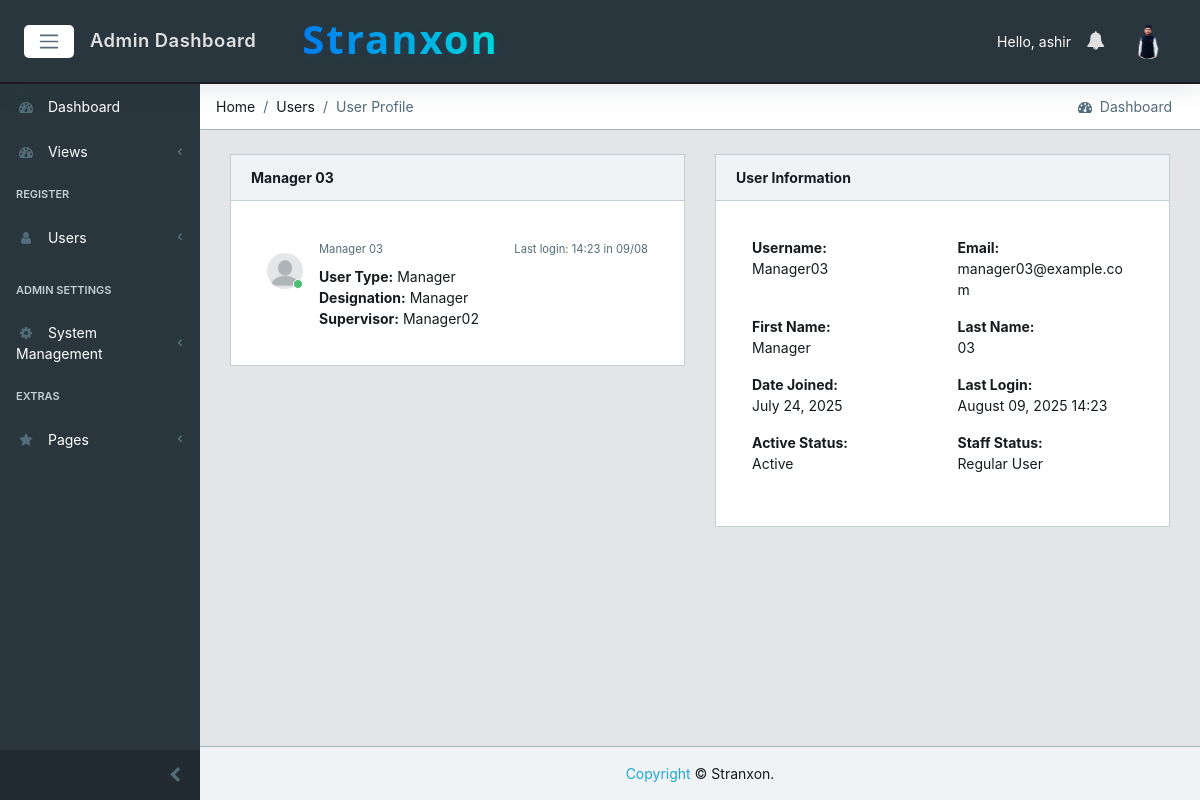
The app's page /users/32/ (signed in), older data.
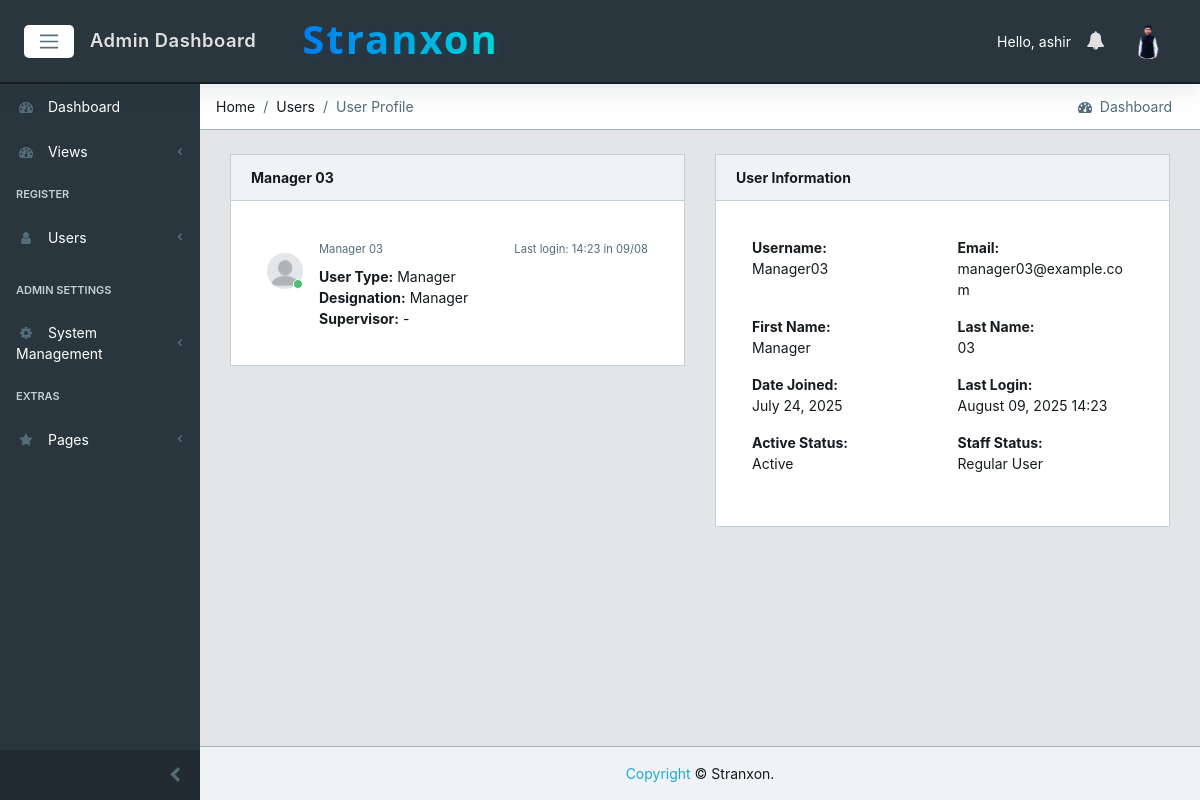
The same page, newer data.
### core/models.py (models this page shows, shortened)
class CustomUser(AbstractUser):
    email = models.EmailField(unique=True)  # Make email unique for authentication
    user_type = models.CharField(max_length=15, choices=USER_TYPE_CHOICES, db_index=True)
    designation = models.CharField(max_length=100, blank=True, null=True)
    created_by = models.ForeignKey('self', on_delete=models.SET_NULL, null=True, blank=True, related_name='created_users')
    created_date = models.DateField(auto_now_add=True)
    created_time = models.TimeField(auto_now_add=True)
    under_supervision = models.ForeignKey('self', on_delete=models.SET_NULL, null=True, blank=True, related_name='supervised_users')
    avatar = models.ImageField(upload_to='core/avatar', blank=True, null=True)
    @property
    def avatar_url(self):
        try:
            if self.avatar:
                url = getattr(self.avatar, 'url', None)
                if url and ('cloudinary' in url or 'res.cloudinary.com' in url):
                    return url
                avatar_path = getattr(self.avatar, 'path', None)
                if avatar_path and os.path.isfile(avatar_path) and url:
                    return url
        except Exception:
            pass
        return static('core/img/avatar/blank_profile.png')

### core/views.py (the view)
# urls.py: path('users/<int:profile_id>/', views.UserProfileView.as_view(), name='user'),
class UserProfileView(LoginRequiredMixin, View):
    def get(self, request, profile_id):
        user = request.user
        profile_user = get_object_or_404(CustomUser, id=profile_id)
        if user.user_type == 'employee':
            if profile_user != user:
                messages.error(request, 'You can only view your own profile.')
                return redirect('core:dashboard')
        elif user.user_type == 'manager':
            if profile_user.under_supervision != user:
                messages.error(request, 'You can only view profiles of your subordinates.')
                return redirect('core:dashboard')
        context = {
            'user_view': profile_user,
        }
        return render(request, 'core/user.html', context)

### core/context_processors.py (called while the page is built)
def logged_user_processor(request):
    if request.user.is_authenticated:
        try:
            logged_user = CustomUser.objects.select_related('under_supervision').get(id=request.user.id)
            return {'logged_user': logged_user}
        except CustomUser.DoesNotExist:
            return {'logged_user': None}
    return {'logged_user': None}

def notifications_processor(request):
    if request.user.is_authenticated:
        cache_key = f"unread_count:{request.user.id}"
        unread_count = cache.get(cache_key)
        if unread_count is None:
            unread_count = Notification.objects.filter(recipient=request.user, read=False).count()
            cache.set(cache_key, unread_count, 15)  # short cache to keep badges fresh
        unread_notifications = (
            Notification.objects.select_related('sender')
            .filter(recipient=request.user, read=False)
            .order_by('-created_at')[:10]
        )
        return {
            'unread_notifications': unread_notifications,
            'unread_count': unread_count,
        }
    return {'unread_notifications': [], 'unread_count': 0}

def debug_flag_processor(request):
    return {"DEBUG": settings.DEBUG}

### core/templates/core/user.html
{% extends 'core/base.html' %}
{% load static %}
{% block breadcrumb %}
        <li class="breadcrumb-item">Home</li>
        <li class="breadcrumb-item">Users</li>
        <li class="breadcrumb-item active">User Profile</li>
{% endblock breadcrumb%}
{% block content %}
<div class="container-fluid">
  <div id="ui-view" style="opacity: 1;"><div class="animated fadeIn">
            <div class="row">
                <div class="col-12">
                            <div class="row">
                                <div class="col-12 col-md-6">
                <div class="card">
                    <div class="card-header">
                        <strong>{{ user_view.get_full_name }}</strong>
                    </div>
                                <div class="card-body">
                                    <div class="tab-pane p-3 active show">
                                      <div class="message">
                                        <div class="py-3 pb-5 mr-3 float-left">
                                          <div class="avatar">
                                <img src="{{ user_view.avatar_url }}" class="img-avatar" alt="img">
                                            <span class="avatar-status badge-success"></span>
                                          </div>
                                        </div>
                                        <div>
                                          <small class="text-muted">{{ user_view.get_full_name }}</small>
                                            {% if user_view.last_login %}
                                          <small class="text-muted float-right mt-1">Last login: {{ user_view.last_login|date:"H:i" }} in {{ user_view.last_login|date:"d/m" }}</small>
                                            {% endif %}
                                        </div>
                                        <div class="mt-2">
                                            <strong>User Type:</strong> {{ user_view.get_user_type_display }}<br>
                                            <strong>Designation:</strong> {{ user_view.designation }}<br>
                                            <strong>Supervisor:</strong> {{ user_view.under_supervision.username|default:'-' }}<br>
                                        </div>
                          </div>
                                      </div>
                                    </div>
                                </div>
                            </div>
                            <div class="col-12 col-md-6">
                <div class="card">
                    <div class="card-header">
                        <strong>User Information</strong>
                    </div>
                                <div class="card-body">
                                    <div class="tab-pane p-3 active show">
                            <div class="row">
                                <div class="col-md-6">
                                    <strong>Username:</strong>
                                    <p>{{ user_view.username }}</p>
                                </div>
                                <div class="col-md-6">
                                    <strong>Email:</strong>
                                    <p>{{ user_view.email }}</p>
                                </div>
                            </div>
                            <div class="row">
                                <div class="col-md-6">
                                    <strong>First Name:</strong>
                                    <p>{{ user_view.first_name }}</p>
                                </div>
                                <div class="col-md-6">
                                    <strong>Last Name:</strong>
                                    <p>{{ user_view.last_name }}</p>
                                </div>
                            </div>
                                        <div class="row">
                                <div class="col-md-6">
                                    <strong>Date Joined:</strong>
                                    <p>{{ user_view.date_joined|date:"F d, Y" }}</p>
                                        </div>
                                <div class="col-md-6">
                                    <strong>Last Login:</strong>
                                    <p>{{ user_view.last_login|date:"F d, Y H:i" }}</p>
                                        </div>
                                    </div>
                            <div class="row">
                                <div class="col-md-6">
                                    <strong>Active Status:</strong>
                                    <p>{% if user_view.is_active %}Active{% else %}Inactive{% endif %}</p>
                                </div>
                                <div class="col-md-6">
                                    <strong>Staff Status:</strong>
                                    <p>{% if user_view.is_staff %}Staff{% else %}Regular User{% endif %}</p>
                                </div>
                            </div>
                        </div>
                    </div>
                </div>
            </div>
        </div>
    </div>
</div>
  </div>
</div>
{% endblock %}

### core/templates/core/base.html (shortened to what this page needs)
{% load static %}
<!DOCTYPE html>
<html lang="en">
<head>
  <link href="{% static 'core/css/font-awesome.min.css' %}" rel="stylesheet">
  <link href="{% static 'core/css/simple-line-icons.min.css' %}" rel="stylesheet">
  <link href="{% static 'core/css/estilo.css' %}" rel="stylesheet">
  <link href="{% static 'core/css/style.css' %}" rel="stylesheet">
</head>
{% block body %}
<body class="app header-fixed sidebar-fixed aside-menu-fixed aside-menu-hidden">
  <header class="app-header navbar">
    <button class="navbar-toggler sidebar-toggler d-md-down-none" type="button">
      <span class="navbar-toggler-icon"></span>
    </button>
    <ul class="nav navbar-nav d-md-down-none">
      <li class="nav-item px-3">
        <a class="nav-link" href="{% url 'core:dashboard' %}">
          {% if user.user_type == 'admin' %}Admin Dashboard
          {% elif user.user_type == 'manager' %}Manager Dashboard
          {% else %}Employee Dashboard{% endif %}
        </a>
      </li>
    </ul>
    <div class="brand-gui d-none d-md-inline">
      <a href="{% url 'core:dashboard' %}"><h1 class="company-name">Stranxon</h1></a>
    </div>
    <ul class="nav navbar-nav ml-auto">
      {% if user.is_authenticated %}
      <li class="text-white d-none d-md-inline">Hello, {{ user.username }}</li>
      {% else %}
      <li class="text-muted">
        <a href="{% url 'core:login' %}">sign in</a>
      </li>
      {% endif %}
      <li class="nav-item dropdown">
        <a class="nav-link" data-toggle="dropdown" href="#" role="button" aria-haspopup="true" aria-expanded="false">
          <i class="fa fa-bell"></i>
        </a>
      </li>
      <li class="nav-item dropdown">
        <a class="nav-link" data-toggle="dropdown" href="#" role="button" aria-haspopup="true" aria-expanded="false">
          {% if user.is_authenticated and logged_user %}
            <img src="{{ logged_user.avatar_url }}" class="img-avatar" alt="img">
          {% else %}
            <img src="{% static 'core/img/avatar/blank_profile.png' %}" class="img-avatar" alt="img">
          {% endif %}
        </a>
      </li>
    </ul>
  </header>
  <div class="app-body">
    <div class="sidebar">
      <nav class="sidebar-nav">
        <ul class="nav">
          <li class="nav-item">
            <a class="nav-link" href="{% url 'core:dashboard' %}"><i class="fa fa-tachometer"></i> Dashboard</a>
          </li>
          <li class="nav-item nav-dropdown">
            <a class="nav-link nav-dropdown-toggle" href="#"><i class="fa fa-tachometer"></i> Views</a>
          </li>
          <li class="nav-title">
            Register
          </li>
          {% if user.user_type == 'admin' %}
          <li class="nav-item nav-dropdown">
            <a class="nav-link nav-dropdown-toggle" href="#"><i class="fa fa-user"></i> Users</a>
          </li>
          {% endif %}
          {% if user.user_type == 'admin' %}
          <li class="divider"></li>
          <li class="nav-title">
            Admin Settings
          </li>
          <li class="nav-item nav-dropdown">
            <a class="nav-link nav-dropdown-toggle" href="#"><i class="fa fa-cog"></i> System Management</a>
          </li>
          {% endif %}
          <li class="nav-title">
            Extras
          </li>
          <li class="nav-item nav-dropdown">
            <a class="nav-link nav-dropdown-toggle" href="#"><i class="fa fa-star"></i> Pages</a>
          </li>
        </ul>
      </nav>
      <button class="sidebar-minimizer brand-minimizer" type="button"></button>
    </div>
    <main class="main">
      <ol class="breadcrumb">
        {% block breadcrumb %}{% endblock breadcrumb%}
        <li class="breadcrumb-menu d-md-down-none">
          <div class="btn-group" role="group" aria-label="Button group">
            <a class="btn" href="./"><i class="fa fa-tachometer"></i> &nbsp;Dashboard</a>
          </div>
        </li>
      </ol>
{% block content %}
{% endblock %}
    </main>
  </div>
  <footer class="app-footer text-center justify-content-center fixed-bottom py-2 py-lg-3">
    <span><a href="#">Copyright</a> © Stranxon.</span>
  </footer>
</body>
{% endblock body %}
</html>

### static/core/css/estilo.css (style rules this page uses)
.brand-gui { width: 50px; position: relative; }

Row changes from the older to the newer data that the page shows:
changed CustomUser "Manager 03": under_supervision.username "Manager02" → "-"
